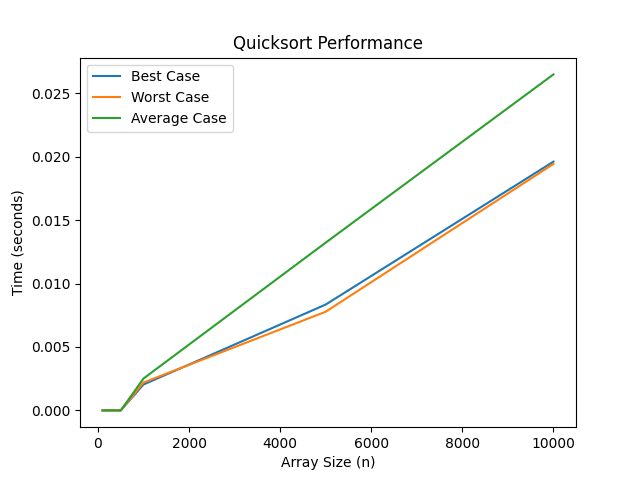

The script that drew this image:
import time
import random
def quicksort(arr):
    if len(arr) <= 1:
        return arr
    pivot = arr[len(arr) // 2]  # Middle element as pivot
    left = [x for x in arr if x < pivot]
    middle = [x for x in arr if x == pivot]
    right = [x for x in arr if x > pivot]
    return quicksort(left) + middle + quicksort(right)

def benchmark_quicksort(arr_sizes, case_type="average"):
    times = []
    
    for n in arr_sizes:
        if case_type == "best":
            # Generate a balanced array (simulate best case)
            arr = list(range(n))
        elif case_type == "worst":
            # Generate a sorted array (worst case)
            arr = list(range(n, 0, -1))
        else:
            # Generate a random array (average case)
            arr = [random.randint(0, n) for _ in range(n)]
        
        start_time = time.time()
        quicksort(arr)
        times.append(time.time() - start_time)
    
    return times
import matplotlib.pyplot as plt

def plot_benchmark(arr_sizes, best_times, worst_times, avg_times):
    plt.plot(arr_sizes, best_times, label='Best Case')
    plt.plot(arr_sizes, worst_times, label='Worst Case')
    plt.plot(arr_sizes, avg_times, label='Average Case')
    
    plt.xlabel('Array Size (n)')
    plt.ylabel('Time (seconds)')
    plt.title('Quicksort Performance')
    plt.legend()
    plt.show()

# Example usage
arr_sizes = [100, 500, 1000, 5000, 10000]
best_times = benchmark_quicksort(arr_sizes, case_type="best")
worst_times = benchmark_quicksort(arr_sizes, case_type="worst")
avg_times = benchmark_quicksort(arr_sizes, case_type="average")

plot_benchmark(arr_sizes, best_times, worst_times, avg_times)
